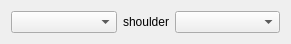
  <widget class="QWidget" name="layoutWidget_2">
   <property name="geometry">
    <rect>
     <x>10</x>
     <y>593</y>
     <width>291</width>
     <height>24</height>
    </rect>
   </property>
   <layout class="QHBoxLayout" name="horizontalLayout_2">
    <property name="sizeConstraint">
     <enum>QLayout::SetMinimumSize</enum>
    </property>
    <item>
     <layout class="QVBoxLayout" name="verticalLayout_4">
      <item>
       <widget class="toggleCombo" name="comboBox_7">
        <property name="sizePolicy">
         <sizepolicy hsizetype="Expanding" vsizetype="Fixed">
          <horstretch>0</horstretch>
          <verstretch>0</verstretch>
         </sizepolicy>
        </property>
        <property name="Object" stdset="0">
         <string>armUI_R0_ctl</string>
        </property>
        <property name="Attr" stdset="0">
         <string>shoulder_R0_rotRef</string>
        </property>
        <property name="ik_ctl" stdset="0">
         <string>shoulder_R0_orbit_ctl</string>
        </property>
       </widget>
      </item>
     </layout>
    </item>
    <item>
     <layout class="QVBoxLayout" name="verticalLayout_5">
      <property name="spacing">
       <number>6</number>
      </property>
      <property name="sizeConstraint">
       <enum>QLayout::SetMinimumSize</enum>
      </property>
      <item>
       <widget class="QLabel" name="label_4">
        <property name="maximumSize">
         <size>
          <width>60</width>
          <height>16777215</height>
         </size>
        </property>
        <property name="text">
         <string>shoulder</string>
        </property>
        <property name="alignment">
         <set>Qt::AlignCenter</set>
        </property>
       </widget>
      </item>
     </layout>
    </item>
    <item>
     <layout class="QVBoxLayout" name="verticalLayout_6">
      <property name="sizeConstraint">
       <enum>QLayout::SetMaximumSize</enum>
      </property>
      <item>
       <widget class="toggleCombo" name="comboBox_10">
        <property name="sizePolicy">
         <sizepolicy hsizetype="Expanding" vsizetype="Fixed">
          <horstretch>0</horstretch>
          <verstretch>0</verstretch>
         </sizepolicy>
        </property>
        <property name="minimumSize">
         <size>
          <width>0</width>
          <height>0</height>
         </size>
        </property>
        <property name="baseSize">
         <size>
          <width>0</width>
          <height>0</height>
         </size>
        </property>
        <property name="Object" stdset="0">
         <string>armUI_L0_ctl</string>
        </property>
        <property name="Attr" stdset="0">
         <string>shoulder_L0_rotRef</string>
        </property>
        <property name="ik_ctl" stdset="0">
         <string>shoulder_L0_orbit_ctl</string>
        </property>
       </widget>
      </item>
     </layout>
    </item>
   </layout>
  </widget>
